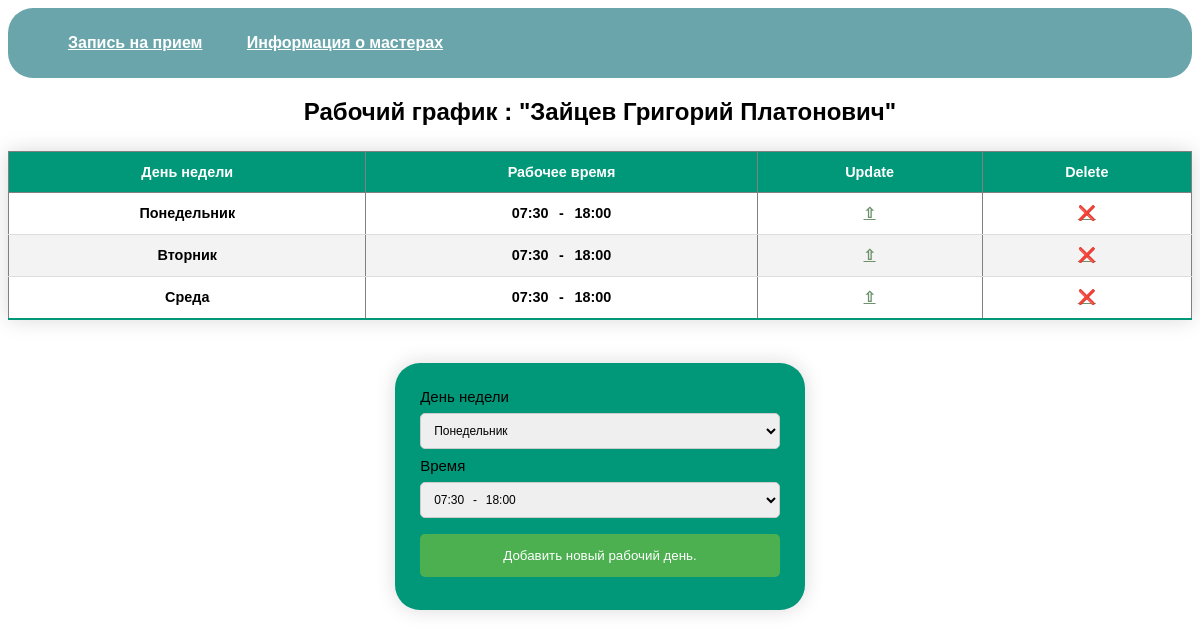
/time_table.php?id=1, run on the app's committed database.
### tables this page shows
CREATE TABLE workers
(
    id                INTEGER PRIMARY KEY AUTOINCREMENT,
    first_n           TEXT    NOT NULL,
    second_n          TEXT    NOT NULL,
    middle_n          TEXT    NOT NULL,
    status            TEXT    NOT NULL CHECK (status = "working" OR status = "fired" ),
    percent           REAL    NOT NULL CHECK ( percent BETWEEN 0 AND 100),
    specialization_id INTEGER NOT NULL,
    FOREIGN KEY (specialization_id) REFERENCES specializations (id)
);

CREATE TABLE time_table
(
    id        integer primary key autoincrement,
    worker_id integer not null,
    day_id    integer not null,
    time      text    not null,
    UNIQUE
        (
         worker_id,
         day_id
            ),
    FOREIGN KEY
        (
         worker_id
            )
        REFERENCES workers
            (
             id
                ),
    FOREIGN KEY
        (
         day_id
            )
        REFERENCES day_id
            (
             id
                )
);

### public/config/connect.php (called while the page is built, shortened)
<?php
function getData($pdo, $query)
{
    $statement = $pdo->query($query);
    $data = $statement->fetchAll();
    return $data;
}

### public/time_table.php (the view, shortened to what this page needs)
<!DOCTYPE html>
<html lang="en">
<head>
    <link rel="stylesheet" href="./styles.css">
</head>
<body>
    <div class="nav_bar">
        <nav>
            <ul>
                <li>
                    <a href="./appointments.php">Запись на прием</a>
                </li>
                <li>
                    <a href="./index.php">Информация о мастерах</a>
                </li>
            </ul>
        </nav>
    </div>
    <?php
    require_once "./config/connect.php";
    $query = "SELECT * FROM workers WHERE id == {$_GET['id']};";
    $name = getData(pdo: $pdo, query: $query);
    ?>
    <h2>Рабочий график : "<?= $name[0]['second_n'], " ", $name[0]['first_n'], " ", $name[0]['middle_n'] ?>"</h2>
    <?php
    $query = "SELECT * FROM time_table WHERE worker_id == {$_GET['id']};";
    $data = getData(pdo: $pdo, query: $query);
    $query = "SELECT * FROM day_id;";
    $week_day = getData(pdo: $pdo, query: $query);
    ?>
    <table border="1" width="100%" cellpadding="10" class="table">
        <thead>
            <th>День недели</th>
            <th>Рабочее время</th>
            <th>Update</th>
            <th>Delete</th>
        </thead>
        <?php
        foreach ($data as $d) {
        ?>
            <tr>
                <th>
                    <?php
                    $query = "SELECT day FROM day_id WHERE id = {$d['day_id']};";
                    $day = getData(pdo: $pdo, query: $query);
                    print_r($day[0][0]);
                    ?>
                </th>
                <th>
                    <?= $d["time"] ?>
                </th>
                <th>
                    <a href="update_page.php?time=<?= $d["time"] ?>&worker_id=<?= $_GET['id'] ?>&day_id=<?= $d['day_id'] ?>&id=<?= $d["id"] ?>">⇧</a>
                </th>
                <th>
                    <a href="delete.php?id=<?= $_GET["id"] ?>&data_id=<?= $d["id"] ?>">❌</a>
                </th>
            </tr>
        <?php } ?>
    </table>
    <br>
    <form action="create.php?id=<?= $_GET['id'] ?>" style=" display:flex; justify-content: center;" method="post">
        <div class="update_form" style="background-color: #009879;">
            <label>
                <label>День недели</label>
                <br>
                <select name="day" style="margin-right: 15px;padding: 9px;">
                    <?php
                    $query = "SELECT schedule FROM work_schedule;";
                    $graphic = getData(pdo: $pdo, query: $query);
                    foreach ($week_day as $day) {
                    ?>
                        <option>
                            <?= $day["day"] ?>
                        </option>
                    <?php } ?>
                </select>
            </label>
            <br>
            <label>
                <label>Время</label>
                <br>
                <select name="time" style="padding: 9px;">
                    <?php
                    foreach ($graphic as $hours) { ?>
                        <option>
                            <?= $hours['schedule'] ?>
                        </option>
                    <?php
                    } ?>
                </select>
                <input type="submit" value="Добавить новый рабочий день.">
            </label>
        </div>
    </form>
</body>
</html>

### public/styles.css (style rules this page uses)
.table { border-collapse: collapse; margin: 25px 0; font-size: 0.9em; font-family: sans-serif; min-width: 400px; box-shadow: 0 0 20px rgba(0, 0, 0, 0.15); }
.table th, .table td { padding: 12px 15px; }
.table tbody tr { border-bottom: 1px solid #dddddd; }
.table tbody tr:nth-of-type(even) { background-color: #f3f3f3; }
.table tbody tr:last-of-type { border-bottom: 2px solid #009879; }
a { color: #6d916c; }
.update_form input[type="text"], .update_form select, .register_form input[type="text"], .register_form input[type="date"], .register_form select { width: 100%; padding: 12px 20px; margin: 8px 0; display: inline-block; border: 1px solid #ccc; border-radius: 5px; box-sizing: border-box; }
.update_form input[type="submit"], .register_form input[type="submit"] { width: 100%; background-color: #4caf50; color: white; padding: 14px 20px; margin: 8px 0; border: none; border-radius: 5px; cursor: pointer; }
.update_form, .register_form { background-color: gray; font-size: 15px; display: block; border-radius: 25px; padding: 25px; box-shadow: 0 0 20px rgba(0, 0, 0, 0.15); }
.update_form select { padding: 5px; max-width: 400px; font-size: 12px; }
body { font-family: sans-serif; }
h1, h2 { text-align: center; }
table { width: 100%; }
.nav_bar { height: 100%; width: 100%; background-color: #69a5aa; border-radius: 25px; }
nav { display: flex; justify-content: space-between; }
nav ul li { list-style-type: none; display: inline-block; padding: 10px 20px; }
nav ul li a { color: white; font-weight: bold; }

### data on the page
workers: second_n "Зайцев", first_n "Григорий", middle_n "Платонович"
time_table: value "Понедельник", time "07:30⠀-⠀18:00"
time_table: value "Вторник", time "07:30⠀-⠀18:00"
time_table: value "Среда", time "07:30⠀-⠀18:00"

### other printed values
form field day "Понедельник"
form field time "07:30⠀-⠀18:00"
